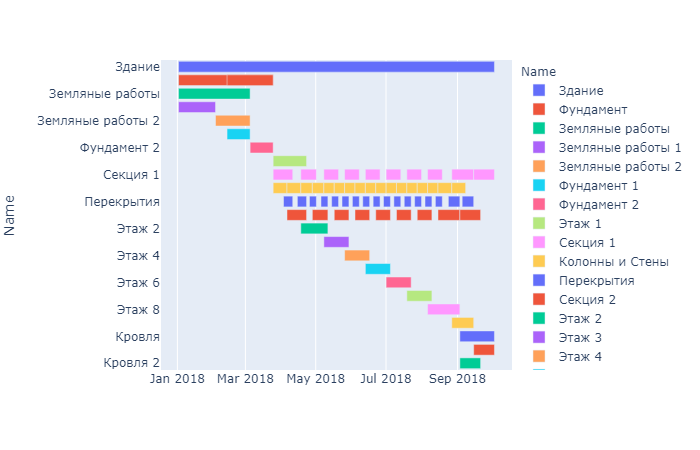

Write Python code to recreate this figure.
import sys, requests

url = 'http://localhost:8080'
fname = 'C:\\Program Files (x86)\\Spider Project\\Professional\\Projects\\building.002.sprj'
print('!Opening the file...')
r = requests.post( url, json={'command':'openFile', 'fileName':fname, 'sessId':''} )
print(r.content)
print('Done!') if r.status_code == 200 else sys.exit(0)
r = r.json()
docHandle = r['docHandle'] 
print("doc handle=", docHandle)

print('Requesting table handle...')
r = requests.post( url, json={ 'command':'getTableHandle', 'docHandle':str(docHandle), 'table':'GanttAct', 'sessId':'' } )
print(r.content)
print('Done!') if r.status_code == 200 else sys.exit(0)
r = r.json()
tableHandle = r['tableHandle'] 

# {"command":"getObject","tableHandle":"18701512"}
print('Requesting table...')
r = requests.post( url, json={ 'command':'getTable', 'tableHandle':str(tableHandle), 'sessId':'' } )
#print(r.content)
print('Done!') if r.status_code == 200 else sys.exit(0)
r = r.json()
#print(r)

import plotly.express as px
import pandas as pd
from datetime import datetime as dt

def convert_date(dts):
	dto = dt.strptime(dts, '%d.%m.%y  %H:%M')
	return dto.strftime('%Y-%m-%d %H:%M')

df = pd.DataFrame( r['array'] )
df['Level'] = df['Level'].fillna(0)
df['Start'] = df['Start'].apply(convert_date)
df['Fin'] = df['Fin'].apply(convert_date)
fig = px.timeline(df, x_start="Start", x_end="Fin", y='Name', color="Name")
fig.show()
